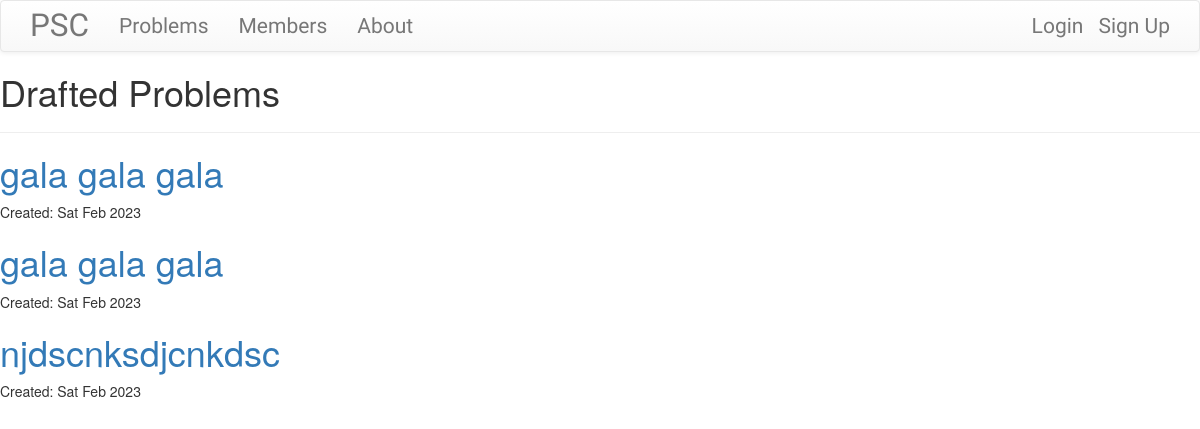
The app's page /problems/drafts/, older data.
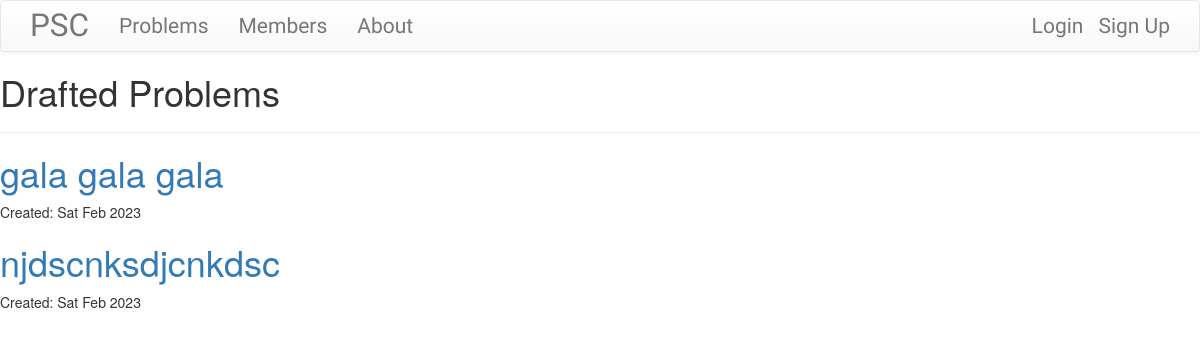
The same page, newer data.
### problems/models.py (models this page shows, shortened)
class Problem(models.Model):
    problem_type_choices = (
        ('c','Confidential'),
        ('sc','Semi-confidential'),
        ('p','Public')
    )
    problem_category_choices = (
        ('agriculture','Agriculture'),
        ('computer_science','Computer Science'),
        ('social_studies','Social Studies'),
        ('environment','Environmental Science'),
        ('mathematics','Mathematics'),
        ('engineering','Engineering'),
        ('physics','physics'),
        ('chemistry','chemistry'),
        ('other','Other')
    )
    author = models.ForeignKey('accounts.CustomUser', on_delete=models.CASCADE)
    title = models.CharField(max_length=200)
    problem_category = models.CharField(choices=problem_category_choices, max_length=50, default='other', verbose_name="Category of the problem")
    problem_brief = models.TextField()
    problem_reward = models.IntegerField(verbose_name='Prize money for providing the solution ')
    problem_description = models.TextField()
    created_date = models.DateTimeField(default=timezone.now)
    published_date = models.DateTimeField(blank=True, null=True)

### problems/views.py (the view)
# urls.py: path("drafts/", views.DraftListView.as_view(), name="problem_draft_list"),
class DraftListView(ListView, LoginRequiredMixin):
    model = Problem
    template_name = "problem_draft_list.html"
    login_url = 'login/'
    redirect_field_name = 'problems/problem_list.html'
    def get_queryset(self):
        return Problem.objects.filter(published_date__isnull = True).order_by('created_date') # i.e select posts which have published date as null

### problems/templates/problems/problem_draft_list.html (shortened to what this page needs)
{% extends 'base.html' %}
{% block content %}
    <h1> Drafted Problems </h1>
    <hr>
    {% for problem in problem_list %}
        <div class="problem">
                <h1> <a href="{% url 'problems:problem_detail' pk=problem.pk %}"> {{problem.title}} </a> </h1>
                <p class="date"> Created: {{problem.created_date|date:'D M Y'}}</p>
        </div>
    {% endfor %}
{% endblock content %}

Row changes from the older to the newer data that the page shows:
removed Problem: title "gala gala gala", created_date "Sat Feb 2023"
